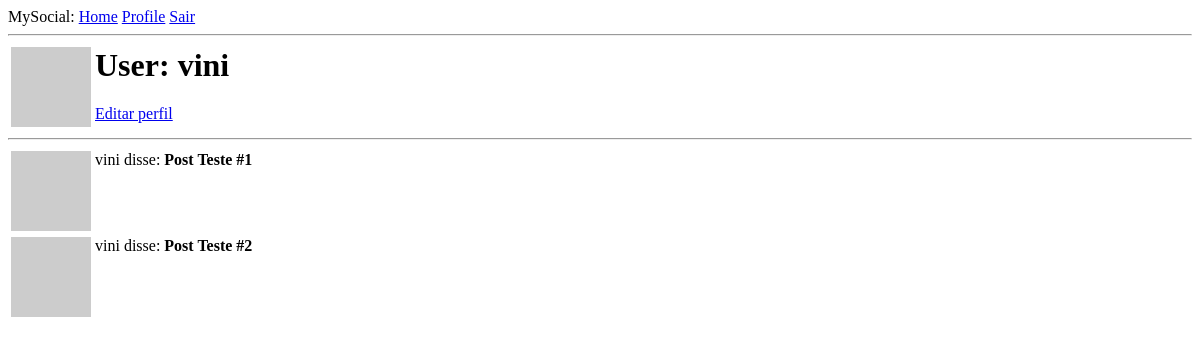
The app's page /user/vini (signed in), older data.
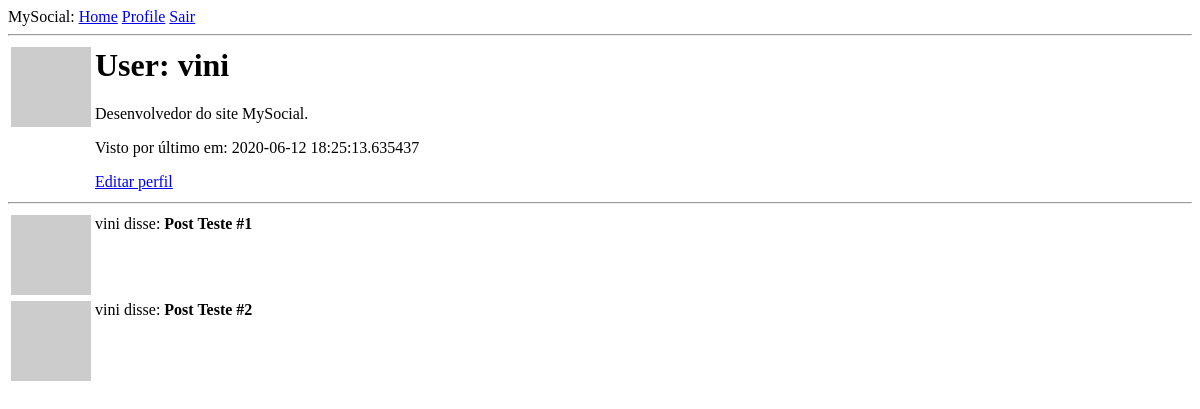
The same page, newer data.
### app/models.py (models this page shows, shortened)
class User(UserMixin, db.Model):
    id = db.Column(db.Integer, primary_key=True)
    username = db.Column(db.String(64), index=True, unique=True, nullable=False)
    email = db.Column(db.String(120), index=True, unique=True, nullable=False)
    password_hash = db.Column(db.String(128), nullable=False)
    about = db.Column(db.String(140))
    last_seen = db.Column(db.DateTime, default=datetime.utcnow)
    posts = db.relationship('Post', back_populates='author', lazy='dynamic')
    def avatar(self, size):
        digest = md5(self.email.lower().encode('utf-8')).hexdigest()
        return f'https://www.gravatar.com/avatar/{digest}?d=identicon&s={size}'

### app/routes.py (the view)
@app.route('/user/<username>')
@login_required
def user(username):
    user = User.query.filter_by(username=username).first_or_404()
    posts = [
        {'author': user, 'body': 'Post Teste #1'},
        {'author': user, 'body': 'Post Teste #2'}
    ]
    return render_template('user.html', user=user, posts=posts)

### app/models.py (called while the page is built)
@login.user_loader
def load_user(user_id):
    return User.query.get(int(user_id))

### app/routes.py (called while the page is built)
@app.before_request
def before_request():
    if current_user.is_authenticated:
        current_user.last_seen = datetime.utcnow()
        db.session.commit()

### app/templates/user.html
{% extends "base.html" %}
{% block content %}
    <table>
        <tr valign="top">
            <td><img src="{{ user.avatar(128) }}"</td>
            <td>
                <h1>User: {{ user.username }}</h1>
                {% if user.about %}
                    <p>{{ user.about }}</p>
                {% endif %}
                {% if user.last_seen %}
                    <p>Visto por último em: {{ user.last_seen }}</p>
                {% endif %}
                {% if user == current_user %}
                <p><a href="{{ url_for('edit_profile') }}">Editar perfil</a></p>
                {% endif %}
            </td>
        </tr>
    </table>
    <hr>
    {% for post in posts %}
        {% include '_post.html' %}
    {% endfor %}
{% endblock %}

### app/templates/base.html (shortened to what this page needs)
<html>
    <head>
    </head>
    <body>
        <div>MySocial:
            <a href="{{ url_for('index') }}">Home</a>
            {% if current_user.is_anonymous %}
            <a href="{{ url_for('login') }}">Login</a>
            {% else %}
            <a href="{{ url_for('user', username=current_user.username) }}">Profile</a>
            <a href="{{ url_for('logout') }}">Sair</a>
            {% endif %}
        </div>
        <hr>
        {% block content %}{% endblock %}
    </body>
</html>

### app/templates/_post.html
<table>
    <tr valign="top">
        <td><img src="{{ post.author.avatar(36) }}" </td>
        <td>{{ post.author.username }} disse: <b>{{ post.body }}</b></td>
    </tr>
</table>

Row changes from the older to the newer data that the page shows:
changed User "vini": about (not shown) → "Desenvolvedor do site MySocial."; last_seen (not shown) → "2020-06-12 18:25:13.635437"
Text that changed along with them:
text now shown: "Visto por último em:"
